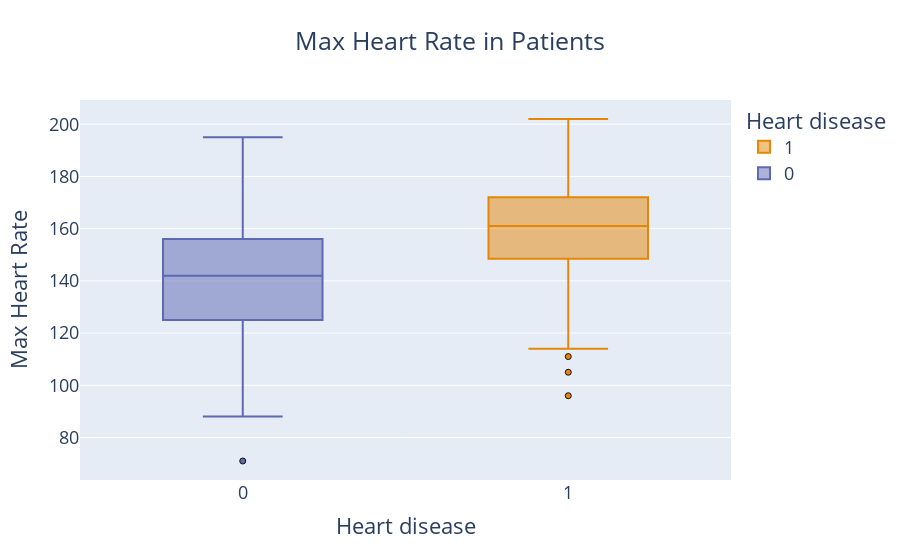

The code cell stored with this chart in its notebook:
### Markdown cell above
How does the maximum heart rate achieved vary between patients with and without heart disease❓

### Code cell
fig = px.box(heart, x="target", y="max_hr", color="target",
             title="Max Heart Rate in Patients",
             labels={"target": "Heart disease", "max_hr": "Max Heart Rate"},
             color_discrete_sequence=px.colors.qualitative.Vivid
             )
             
fig.update_layout(title_x=0.5, font_size=18)
fig.update_traces(
    hovertemplate="Max Heart Rate: %{y}", #with outliers
    marker=dict(line=dict(color='#111', width=1))
)

### Figure 1 — Plotly figure (JSON) as saved in the notebook; plotly's stock layout.template omitted (floating-point values rounded to 4 significant figures; data arrays with more than 128 entries replaced by an {"elided": "..."} marker saying what was removed)
{"data": [{"alignmentgroup": "True", "hovertemplate": "Max Heart Rate: %{y}", "legendgroup": "1", "marker": {"color": "rgb(229, 134, 6)", "line": {"color": "#111", "width": 1}}, "name": "1", "notched": false, "offsetgroup": "1", "orientation": "v", "showlegend": true, "type": "box", "x": {"elided": "164 int values"}, "x0": " ", "xaxis": "x", "y": {"elided": "164 int values"}, "y0": " ", "yaxis": "y"}, {"alignmentgroup": "True", "hovertemplate": "Max Heart Rate: %{y}", "legendgroup": "0", "marker": {"color": "rgb(93, 105, 177)", "line": {"color": "#111", "width": 1}}, "name": "0", "notched": false, "offsetgroup": "0", "orientation": "v", "showlegend": true, "type": "box", "x": {"elided": "138 int values"}, "x0": " ", "xaxis": "x", "y": {"elided": "138 int values"}, "y0": " ", "yaxis": "y"}], "layout": {"boxmode": "overlay", "font": {"size": 18}, "legend": {"title": {"text": "Heart disease"}, "tracegroupgap": 0}, "title": {"text": "Max Heart Rate in Patients", "x": 0.5}, "xaxis": {"anchor": "y", "categoryarray": [1, 0], "categoryorder": "array", "domain": [0, 1], "title": {"text": "Heart disease"}}, "yaxis": {"anchor": "x", "domain": [0, 1], "title": {"text": "Max Heart Rate"}}}}
